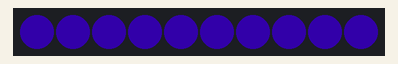
Simulated run of this sketch. Board: Arduino Uno, built with avr-gcc and run on an emulated ATmega328P. On the bench: 10 RGB LEDs in strip order, left to right. Dim RGB values are drawn brighter than linear.

Above: at 1.68 s.
At 19.96 s:
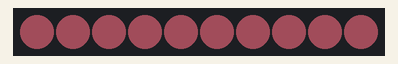
At 38.1 s:
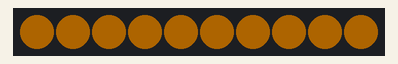

The sketch:

sineWaveSmooth_V1.ino
```cpp
//sketch using a sine wave to smoothly transition between two colors
//all pixels set to the same color
//based on code from Fairy Wings project for Randy Carfagno / Zina Brown
//Written by David Crittenden 4/15/2017
//major update 2/21 rewritten for Circuit Playground
//incorporating code https://github.com/adafruit/CircuitPlayground_Power_Reactor

#include "lerp.h"//other tab containing the formula for liniar interpolation

#include <Adafruit_NeoPixel.h>
#define LED_PIN 17 //onboard NeoPixels are on pin 17
#define LED_COUNT 10 //10 onboard NeoPixels

Adafruit_NeoPixel strip(LED_COUNT, LED_PIN, NEO_GRB + NEO_KHZ800);

//speed of sine wave
float frequency = 0.00015;//larger number for faster speed

//beginning color
uint8_t red0 = 255;
uint8_t green0 = 150;
uint8_t blue0 = 0;

//ending color
uint8_t red1 = 70;
uint8_t green1 = 0;
uint8_t blue1 = 225;

float currentS;//holds the current time in milliseconds

void setup()
{
  strip.begin();
  strip.setBrightness(50);
  strip.show();
}

void loop()
{
  currentS = millis();//check the current time
  float t = sin(2.0 * PI * frequency * currentS);

  uint8_t red = lerp(t, -1.0, 1.0, red0, red1);//sets the color based on liniar interpolation
  uint8_t green = lerp(t, -1.0, 1.0, green0, green1);
  uint8_t blue = lerp(t, -1.0, 1.0, blue0, blue1);

  strip.fill(strip.Color(red, green, blue));

  strip.show();
}
```

lerp.h
```cpp
#ifndef LERP_H
#define LERP_H

// Linear interpolation of a value x within range x0, x1 to value
// y within range y0, y1.
inline float lerp(float x, float x0, float x1, float y0, float y1)
{
  return y0+(x-x0)*((y1-y0)/(x1-x0));
}

#endif
```
